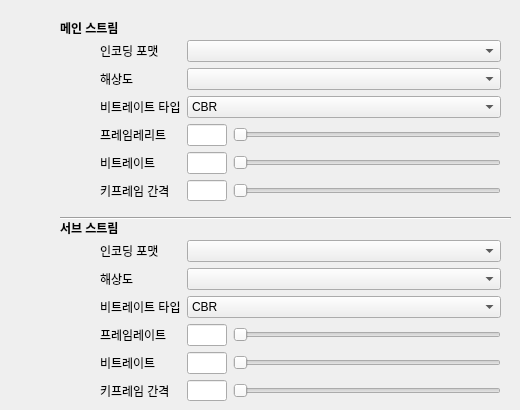
      <widget class="QWidget" name="media_encode">
       <attribute name="title">
        <string>인코딩</string>
       </attribute>
       <widget class="QWidget" name="gridLayoutWidget_5">
        <property name="geometry">
         <rect>
          <x>100</x>
          <y>40</y>
          <width>401</width>
          <height>161</height>
         </rect>
        </property>
        <layout class="QGridLayout" name="media_encode_mainstream_grid">
         <item row="5" column="2">
          <widget class="QSlider" name="main_stream_keyframe_interval_slider">
           <property name="minimum">
            <number>5</number>
           </property>
           <property name="maximum">
            <number>300</number>
           </property>
           <property name="orientation">
            <enum>Qt::Horizontal</enum>
           </property>
          </widget>
         </item>
         <item row="5" column="0">
          <widget class="QLabel" name="label_main_key_frame">
           <property name="text">
            <string>키프레임 간격</string>
           </property>
          </widget>
         </item>
         <item row="0" column="0">
          <widget class="QLabel" name="label_main_encode_format">
           <property name="text">
            <string>인코딩 포맷</string>
           </property>
          </widget>
         </item>
         <item row="1" column="0">
          <widget class="QLabel" name="label_main_resolution">
           <property name="text">
            <string>해상도</string>
           </property>
          </widget>
         </item>
         <item row="4" column="0">
          <widget class="QLabel" name="label_man_bps">
           <property name="text">
            <string>비트레이트</string>
           </property>
          </widget>
         </item>
         <item row="3" column="0">
          <widget class="QLabel" name="label_main_framerate">
           <property name="text">
            <string>프레임레리트</string>
           </property>
          </widget>
         </item>
         <item row="2" column="0">
          <widget class="QLabel" name="label_main_bitrate">
           <property name="text">
            <string>비트레이트 타입</string>
           </property>
          </widget>
         </item>
         <item row="3" column="2">
          <widget class="QSlider" name="main_stream_framerate_slider">
           <property name="minimum">
            <number>5</number>
           </property>
           <property name="maximum">
            <number>30</number>
           </property>
           <property name="orientation">
            <enum>Qt::Horizontal</enum>
           </property>
          </widget>
         </item>
         <item row="4" column="2">
          <widget class="QSlider" name="main_stream_bps_slider">
           <property name="maximumSize">
            <size>
             <width>8000</width>
             <height>16777215</height>
            </size>
           </property>
           <property name="minimum">
            <number>256</number>
           </property>
           <property name="maximum">
            <number>8000</number>
           </property>
           <property name="orientation">
            <enum>Qt::Horizontal</enum>
           </property>
          </widget>
         </item>
         <item row="3" column="1">
          <widget class="QLineEdit" name="main_stream_framerate">
           <property name="maximumSize">
            <size>
             <width>40</width>
             <height>16777215</height>
            </size>
           </property>
           <property name="alignment">
            <set>Qt::AlignCenter</set>
           </property>
          </widget>
         </item>
         <item row="2" column="1" colspan="2">
          <widget class="QComboBox" name="main_stream_bitrate">
           <item>
            <property name="text">
             <string>CBR</string>
            </property>
           </item>
           <item>
            <property name="text">
             <string>VBR</string>
            </property>
           </item>
          </widget>
         </item>
         <item row="1" column="1" colspan="2">
          <widget class="QComboBox" name="main_stream_resolve"/>
         </item>
         <item row="0" column="1" colspan="2">
          <widget class="QComboBox" name="main_stream_encode_format"/>
         </item>
         <item row="4" column="1">
          <widget class="QLineEdit" name="main_stream_bps">
           <property name="maximumSize">
            <size>
             <width>40</width>
             <height>16777215</height>
            </size>
           </property>
           <property name="text">
            <string/>
           </property>
           <property name="alignment">
            <set>Qt::AlignCenter</set>
           </property>
          </widget>
         </item>
         <item row="5" column="1">
          <widget class="QLineEdit" name="main_stream_keyframe_interval">
           <property name="maximumSize">
            <size>
             <width>40</width>
             <height>16777215</height>
            </size>
           </property>
           <property name="alignment">
            <set>Qt::AlignCenter</set>
           </property>
          </widget>
         </item>
        </layout>
       </widget>
       <widget class="QWidget" name="gridLayoutWidget_6">
        <property name="geometry">
         <rect>
          <x>100</x>
          <y>240</y>
          <width>401</width>
          <height>161</height>
         </rect>
        </property>
        <layout class="QGridLayout" name="media_encode_substream_grid">
         <item row="1" column="0">
          <widget class="QLabel" name="label_sub_resolution">
           <property name="text">
            <string>해상도</string>
           </property>
          </widget>
         </item>
         <item row="3" column="2">
          <widget class="QSlider" name="sub_stream_framerate_slider">
           <property name="minimum">
            <number>5</number>
           </property>
           <property name="maximum">
            <number>30</number>
           </property>
           <property name="orientation">
            <enum>Qt::Horizontal</enum>
           </property>
          </widget>
         </item>
         <item row="3" column="0">
          <widget class="QLabel" name="label_sub_framerate">
           <property name="text">
            <string>프레임레이트</string>
           </property>
          </widget>
         </item>
         <item row="4" column="0">
          <widget class="QLabel" name="label_sub_bps">
           <property name="text">
            <string>비트레이트</string>
           </property>
          </widget>
         </item>
         <item row="5" column="2">
          <widget class="QSlider" name="sub_stream_keyframe_interval_slider">
           <property name="minimum">
            <number>5</number>
           </property>
           <property name="maximum">
            <number>300</number>
           </property>
           <property name="orientation">
            <enum>Qt::Horizontal</enum>
           </property>
          </widget>
         </item>
         <item row="0" column="0">
          <widget class="QLabel" name="label_sub_encode_format">
           <property name="text">
            <string>인코딩 포맷</string>
           </property>
          </widget>
         </item>
         <item row="4" column="2">
          <widget class="QSlider" name="sub_stream_bps_slider">
           <property name="maximumSize">
            <size>
             <width>8000</width>
             <height>16777215</height>
            </size>
           </property>
           <property name="minimum">
            <number>256</number>
           </property>
           <property name="maximum">
            <number>8000</number>
           </property>
           <property name="orientation">
            <enum>Qt::Horizontal</enum>
           </property>
          </widget>
         </item>
         <item row="5" column="0">
          <widget class="QLabel" name="label_sub_key_frame">
           <property name="text">
            <string>키프레임 간격</string>
           </property>
          </widget>
         </item>
         <item row="2" column="0">
          <widget class="QLabel" name="label_sub_bitrate">
           <property name="text">
            <string>비트레이트 타입</string>
           </property>
          </widget>
         </item>
         <item row="3" column="1">
          <widget class="QLineEdit" name="sub_stream_framerate">
           <property name="maximumSize">
            <size>
             <width>40</width>
             <height>16777215</height>
            </size>
           </property>
           <property name="alignment">
            <set>Qt::AlignCenter</set>
           </property>
          </widget>
         </item>
         <item row="4" column="1">
          <widget class="QLineEdit" name="sub_stream_bps">
           <property name="maximumSize">
            <size>
             <width>40</width>
             <height>16777215</height>
            </size>
           </property>
           <property name="alignment">
            <set>Qt::AlignCenter</set>
           </property>
          </widget>
         </item>
         <item row="5" column="1">
          <widget class="QLineEdit" name="sub_stream_keyframe_interval">
           <property name="maximumSize">
            <size>
             <width>40</width>
             <height>16777215</height>
            </size>
           </property>
           <property name="alignment">
            <set>Qt::AlignCenter</set>
           </property>
          </widget>
         </item>
         <item row="0" column="1" colspan="2">
          <widget class="QComboBox" name="sub_stream_encode_format"/>
         </item>
         <item row="1" column="1" colspan="2">
          <widget class="QComboBox" name="sub_stream_resolve"/>
         </item>
         <item row="2" column="1" colspan="2">
          <widget class="QComboBox" name="sub_stream_bitrate">
           <item>
            <property name="text">
             <string>CBR</string>
            </property>
           </item>
           <item>
            <property name="text">
             <string>VBR</string>
            </property>
           </item>
          </widget>
         </item>
        </layout>
       </widget>
       <widget class="QLabel" name="label_main_stream">
        <property name="geometry">
         <rect>
          <x>60</x>
          <y>20</y>
          <width>71</width>
          <height>16</height>
         </rect>
        </property>
        <property name="font">
         <font>
          <weight>75</weight>
          <bold>true</bold>
         </font>
        </property>
        <property name="text">
         <string>메인 스트림</string>
        </property>
       </widget>
       <widget class="QLabel" name="label_sub_stream">
        <property name="geometry">
         <rect>
          <x>60</x>
          <y>220</y>
          <width>71</width>
          <height>16</height>
         </rect>
        </property>
        <property name="font">
         <font>
          <weight>75</weight>
          <bold>true</bold>
         </font>
        </property>
        <property name="text">
         <string>서브 스트림</string>
        </property>
       </widget>
       <widget class="Line" name="split_line">
        <property name="geometry">
         <rect>
          <x>60</x>
          <y>210</y>
          <width>451</width>
          <height>16</height>
         </rect>
        </property>
        <property name="orientation">
         <enum>Qt::Horizontal</enum>
        </property>
       </widget>
      </widget>
